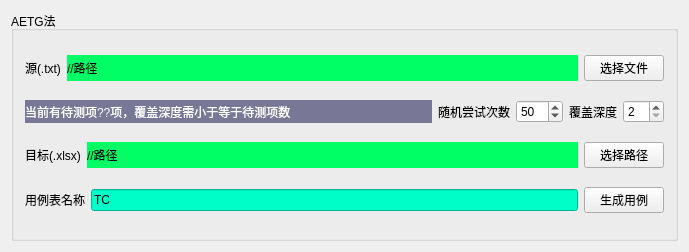
<?xml version="1.0" encoding="UTF-8"?>
<ui version="4.0">
 <class>TCGeneratorClass</class>
 <widget class="QWidget" name="TCGeneratorClass">
  <property name="geometry">
   <rect>
    <x>0</x>
    <y>0</y>
    <width>689</width>
    <height>252</height>
   </rect>
  </property>
  <property name="windowTitle">
   <string>用例生成器</string>
  </property>
  <layout class="QVBoxLayout" name="verticalLayout">
   <item>
    <widget class="QGroupBox" name="groupBox">
     <property name="title">
      <string>AETG法</string>
     </property>
     <layout class="QVBoxLayout" name="verticalLayout_2">
      <item>
       <layout class="QHBoxLayout" name="horizontalLayout">
        <item>
         <widget class="QLabel" name="label">
          <property name="text">
           <string>源(.txt)</string>
          </property>
         </widget>
        </item>
        <item>
         <widget class="QLabel" name="label_ori_path">
          <property name="sizePolicy">
           <sizepolicy hsizetype="Expanding" vsizetype="Preferred">
            <horstretch>0</horstretch>
            <verstretch>0</verstretch>
           </sizepolicy>
          </property>
          <property name="styleSheet">
           <string notr="true">background-color:rgb(0, 255, 100)</string>
          </property>
          <property name="text">
           <string>//路径</string>
          </property>
         </widget>
        </item>
        <item>
         <widget class="QPushButton" name="pushButton_choose_ori">
          <property name="text">
           <string>选择文件</string>
          </property>
         </widget>
        </item>
       </layout>
      </item>
      <item>
       <layout class="QHBoxLayout" name="horizontalLayout_4">
        <item>
         <widget class="QLabel" name="label_ori_info">
          <property name="sizePolicy">
           <sizepolicy hsizetype="Expanding" vsizetype="Preferred">
            <horstretch>0</horstretch>
            <verstretch>0</verstretch>
           </sizepolicy>
          </property>
          <property name="styleSheet">
           <string notr="true">background-color:rgb(120, 120, 150);
color:rgb(255, 255, 255);</string>
          </property>
          <property name="text">
           <string>当前有待测项??项，覆盖深度需小于等于待测项数</string>
          </property>
         </widget>
        </item>
        <item>
         <widget class="QLabel" name="label_5">
          <property name="text">
           <string>随机尝试次数</string>
          </property>
         </widget>
        </item>
        <item>
         <widget class="QSpinBox" name="spinBox_rand_try">
          <property name="minimum">
           <number>1</number>
          </property>
          <property name="maximum">
           <number>100</number>
          </property>
          <property name="value">
           <number>50</number>
          </property>
         </widget>
        </item>
        <item>
         <widget class="QLabel" name="label_4">
          <property name="text">
           <string>覆盖深度</string>
          </property>
         </widget>
        </item>
        <item>
         <widget class="QSpinBox" name="spinBox_T_way">
          <property name="minimum">
           <number>2</number>
          </property>
          <property name="maximum">
           <number>10</number>
          </property>
         </widget>
        </item>
       </layout>
      </item>
      <item>
       <layout class="QHBoxLayout" name="horizontalLayout_2">
        <item>
         <widget class="QLabel" name="label_2">
          <property name="text">
           <string>目标(.xlsx)</string>
          </property>
         </widget>
        </item>
        <item>
         <widget class="QLabel" name="label_dst_path">
          <property name="sizePolicy">
           <sizepolicy hsizetype="Expanding" vsizetype="Preferred">
            <horstretch>0</horstretch>
            <verstretch>0</verstretch>
           </sizepolicy>
          </property>
          <property name="styleSheet">
           <string notr="true">background-color:rgb(0, 255, 100)</string>
          </property>
          <property name="text">
           <string>//路径</string>
          </property>
         </widget>
        </item>
        <item>
         <widget class="QPushButton" name="pushButton_choose_dst">
          <property name="text">
           <string>选择路径</string>
          </property>
         </widget>
        </item>
       </layout>
      </item>
      <item>
       <layout class="QHBoxLayout" name="horizontalLayout_3">
        <item>
         <widget class="QLabel" name="label_3">
          <property name="text">
           <string>用例表名称</string>
          </property>
         </widget>
        </item>
        <item>
         <widget class="QLineEdit" name="lineEdit_TC_name">
          <property name="styleSheet">
           <string notr="true">background-color:rgb(0, 255, 200)</string>
          </property>
          <property name="text">
           <string>TC</string>
          </property>
         </widget>
        </item>
        <item>
         <widget class="QPushButton" name="pushButton_gen_TC">
          <property name="text">
           <string>生成用例</string>
          </property>
         </widget>
        </item>
       </layout>
      </item>
     </layout>
    </widget>
   </item>
  </layout>
 </widget>
 <layoutdefault spacing="6" margin="11"/>
 <resources>
  <include location="TCGenerator.qrc"/>
 </resources>
 <connections/>
</ui>
